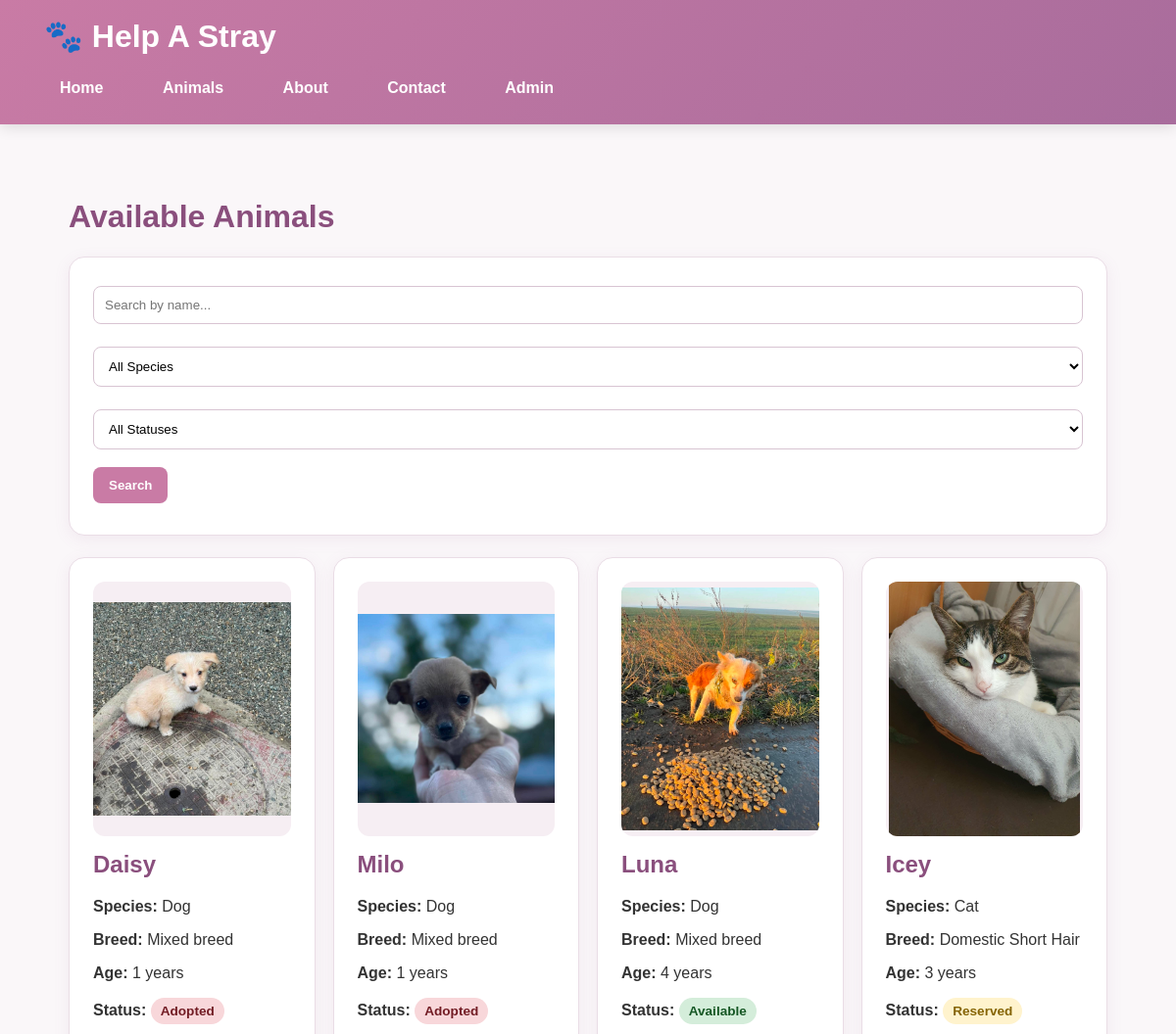
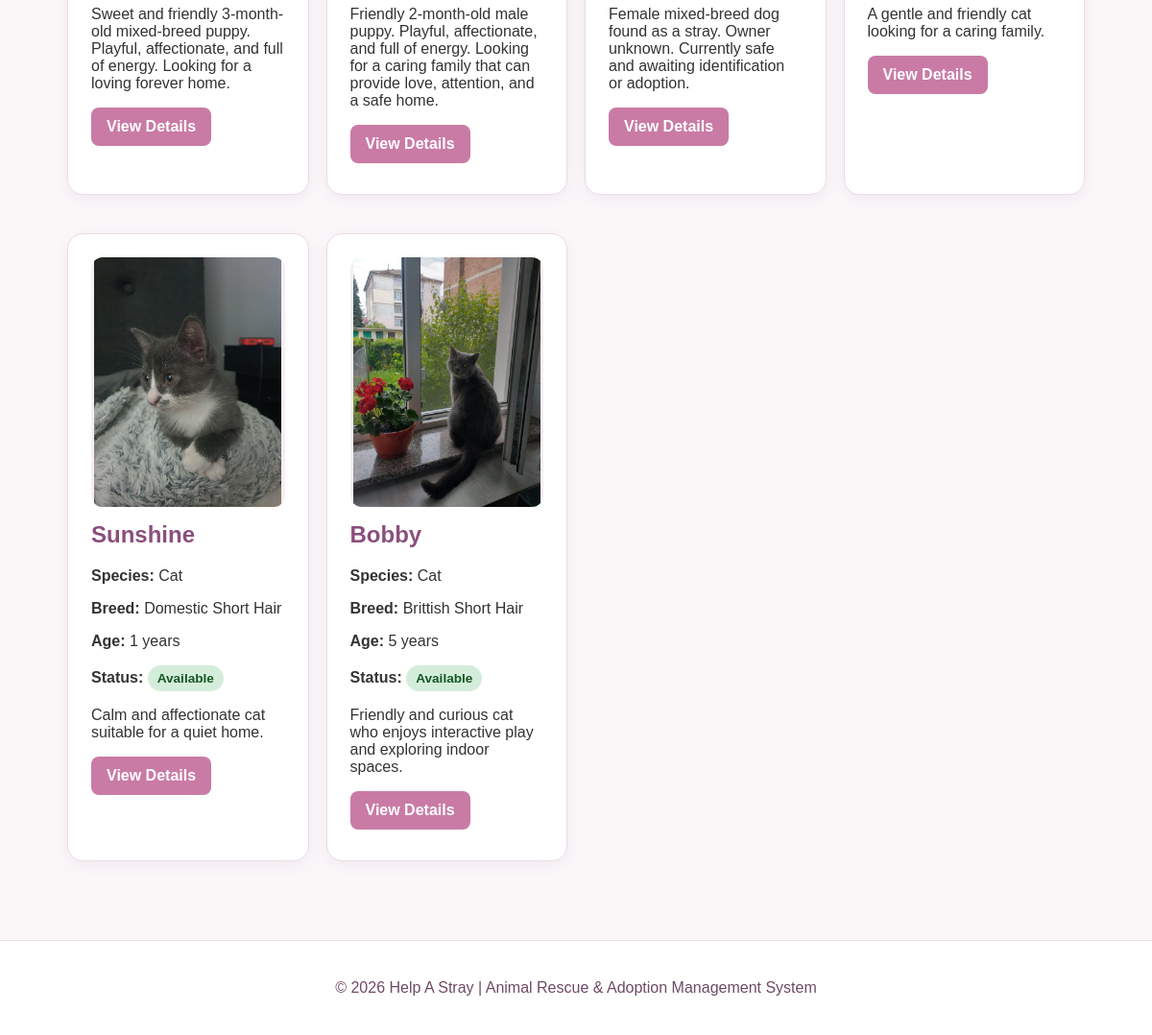
The app's page /public/animals.php with its own data (2 pictures, top to bottom).
### tables this page shows
CREATE TABLE `animals` (
  `animal_id` int(11) NOT NULL,
  `name` varchar(100) NOT NULL,
  `species` varchar(50) NOT NULL,
  `breed` varchar(100) DEFAULT NULL,
  `age` int(11) DEFAULT NULL,
  `gender` enum('Male','Female') NOT NULL,
  `description` text DEFAULT NULL,
  `image` varchar(255) DEFAULT NULL,
  `status` enum('Available','Reserved','Adopted') DEFAULT 'Available',
  `created_at` timestamp NOT NULL DEFAULT current_timestamp()
);

### public/animals.php (the view, shortened to what this page needs)
<?php
require_once '../config/db.php';
$sql = "SELECT * FROM animals WHERE 1=1";
$params = [];
$sql .= " ORDER BY created_at DESC";
$stmt = $pdo->prepare($sql);
$stmt->execute($params);
$animals = $stmt->fetchAll(PDO::FETCH_ASSOC);
require_once '../includes/header.php';
?>
<h1>Available Animals</h1>
<form method="GET" class="card">
    <input
        type="text"
        name="search"
        placeholder="Search by name..."
        value="<?php echo htmlspecialchars($_GET['search'] ?? ''); ?>">
    <br><br>
    <select name="species">
        <option value="">All Species</option>
    </select>
    <br><br>
    <select name="status">
        <option value="">All Statuses</option>
    </select>
    <br><br>
    <button type="submit">Search</button>
</form>
<div class="grid">
    <?php foreach ($animals as $animal): ?>
        <div class="card">
            <?php if (!empty($animal['image'])): ?>
                <img
                    class="animal-image"
                    src="uploads/<?php echo htmlspecialchars($animal['image']); ?>"
                    alt="<?php echo htmlspecialchars($animal['name']); ?>">
            <?php endif; ?>
            <h2><?php echo htmlspecialchars($animal['name']); ?></h2>
            <p><strong>Species:</strong> <?php echo htmlspecialchars($animal['species']); ?></p>
            <p><strong>Breed:</strong> <?php echo htmlspecialchars($animal['breed']); ?></p>
            <p><strong>Age:</strong> <?php echo htmlspecialchars($animal['age']); ?> years</p>
            <p>
            <strong>Status:</strong>
            <span class="badge badge-<?php echo strtolower($animal['status']); ?>">
            <?php echo htmlspecialchars($animal['status']); ?>
            </span>
            </p>
            <p><?php echo htmlspecialchars($animal['description']); ?></p>
            <a class="btn" href="animal-details.php?id=<?php echo $animal['animal_id']; ?>">View Details</a>
        </div>
    <?php endforeach; ?>
</div>
<?php require_once '../includes/footer.php'; ?>

### includes/header.php (shortened to what this page needs)
<!DOCTYPE html>
<html lang="en">
<head>
    <link rel="stylesheet" href="/help-a-stray/public/css/style.css?v=2">
</head>
<body>
<header>
    <h1>🐾 Help A Stray</h1>
    <nav>
        <a href="/help-a-stray/public/index.php">Home</a>
        <a href="/help-a-stray/public/animals.php">Animals</a>
        <a href="/help-a-stray/public/about.php">About</a>
        <a href="/help-a-stray/public/contact.php">Contact</a>
        <a href="/help-a-stray/admin/login.php">Admin</a>
    </nav>
</header>
<div class="container">

### includes/footer.php
</div>
<footer>
    <p>&copy; <?php echo date('Y'); ?> Help A Stray | Animal Rescue & Adoption Management System</p>
</footer>
</body>
</html>

### public/css/style.css (style rules this page uses)
* { box-sizing: border-box; }
body { background-color: red; }
body { font-family: Arial, sans-serif; margin: 0; background-color: #faf7f9; color: #333; }
header { background: linear-gradient(135deg, #c97ba5, #a86c9c); color: white; padding: 18px 45px; box-shadow: 0 3px 14px rgba(0, 0, 0, 0.12); }
header h1 { margin: 0; color: white; }
nav { margin-top: 10px; }
nav a { color: white; margin-right: 24px; text-decoration: none; font-weight: bold; display: inline-block; padding: 6px 0; }
.container { max-width: 1100px; margin: 35px auto; padding: 20px; }
.card { background: white; padding: 24px; margin-bottom: 22px; border-radius: 16px; border: 1px solid #eadde6; box-shadow: 0 4px 16px rgba(168, 108, 156, 0.10); transition: 0.2s ease; }
.grid { display: grid; grid-template-columns: repeat(auto-fit, minmax(230px, 1fr)); gap: 18px; }
h1, h2, h3 { color: #8a4f7d; }
.card h2 { margin-top: 0; color: #8a4f7d; }
a { color: #8a4f7d; }
button, .btn { background-color: #c97ba5; color: white; border: none; padding: 11px 16px; border-radius: 8px; text-decoration: none; cursor: pointer; display: inline-block; font-weight: bold; margin-right: 8px; margin-bottom: 8px; }
input, select, textarea { width: 100%; padding: 11px; margin-top: 5px; border: 1px solid #d8c4d2; border-radius: 8px; background: #fff; }
.badge { display: inline-block; padding: 6px 10px; border-radius: 20px; font-size: 0.85rem; font-weight: bold; }
.badge-available, .badge-approved { background-color: #d4edda; color: #155724; }
.badge-reserved, .badge-pending { background-color: #fff3cd; color: #856404; }
.badge-adopted, .badge-rejected { background-color: #f8d7da; color: #721c24; }
img { max-width: 100%; }
.card img { display: block; }
.animal-image { width: 100%; height: 260px; object-fit: contain; background-color: #f6eef3; border-radius: 12px; margin-bottom: 15px; }
footer { text-align: center; padding: 24px; margin-top: 40px; background: white; border-top: 1px solid #eadde6; color: #6f4a66; }
nav { margin-top: 15px; }
nav a { padding: 10px 16px; border-radius: 8px; }

### records on screen
animals: image (picture), name "Daisy", species "Dog", breed "Mixed breed", age "1", status "Adopted", description "Sweet and friendly 3-month-old mixed-breed puppy. Playful, affectionate, and full of energy. Looking for a loving forever home."
animals: image (picture), name "Milo", species "Dog", breed "Mixed breed", age "1", status "Adopted", description "Friendly 2-month-old male puppy. Playful, affectionate, and full of energy. Looking for a caring family that can provide love, attention, and a safe home."
animals: image (picture), name "Luna", species "Dog", breed "Mixed breed", age "4", status "Available", description "Female mixed-breed dog found as a stray. Owner unknown. Currently safe and awaiting identification or adoption."
animals: image (picture), name "Icey", species "Cat", breed "Domestic Short Hair", age "3", status "Reserved", description "A gentle and friendly cat looking for a caring family."
animals: image (picture), name "Sunshine", species "Cat", breed "Domestic Short Hair", age "1", status "Available", description "Calm and affectionate cat suitable for a quiet home."
animals: image (picture), name "Bobby", species "Cat", breed "Brittish Short Hair", age "5", status "Available", description "Friendly and curious cat who enjoys interactive play and exploring indoor spaces."
